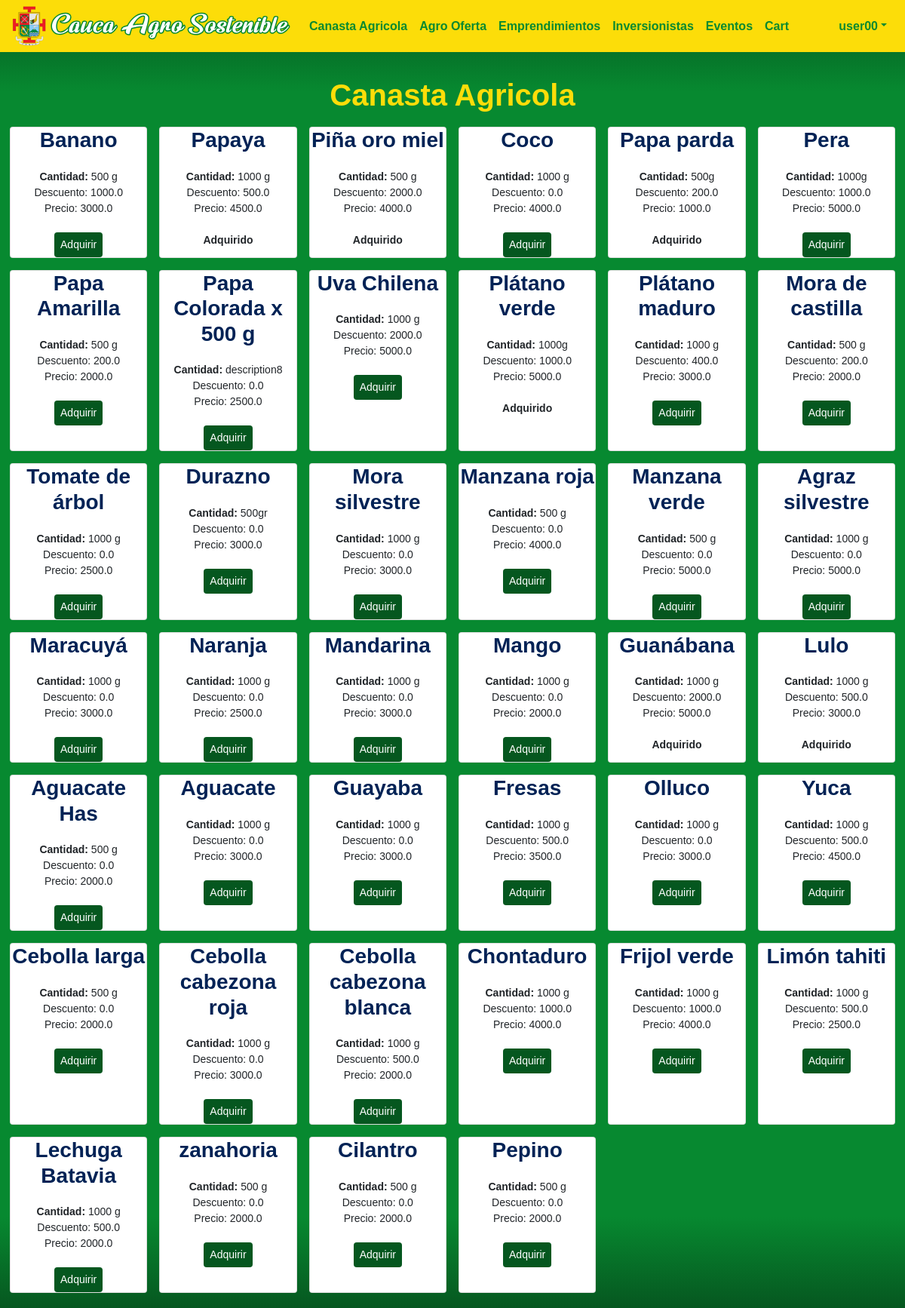
/canasta-agricola (signed in), run on the app's committed database.
### caucaSostenible/models.py (models this page shows)
class User(AbstractUser):
   pass

class Product(models.Model):
   name = models.CharField(max_length=60)
   price = models.FloatField()
   discount = models.FloatField()
   description = models.CharField(max_length=300)
   imgURL = models.CharField(max_length=300)

### caucaSostenible/views.py (the view)
# urls.py: path("canasta-agricola", views.farming_stocks_view, name="canasta-agricola"),
def farming_stocks_view(request):
    products = Product.objects.all()
    bill = Bill.objects.get(user=request.user)
    if bill:
        billDetails = serializers.serialize("json", BillDetail.objects.all().filter(bill=bill))
    return render(request, "general/canasta_agricola.html", {"products": products, "billDetails": billDetails})

### caucaSostenible/templates/general/canasta_agricola.html (shortened to what this page needs)
{% extends "general/layout.html" %}
{% load static %}
{% block body %}
<div id="main-container">
    <h1>
        <center>Canasta Agricola</center>
    </h1>
    <div class="form-row">
        {% for product in products %}
        <div class="col-12 col-sm-4 col-lg-2 p-2">
            <article class="card h-100 bg-sucess">
                <center>
                    <h3 class="title">{{product.name}}</h3>
                     <p><b>Cantidad:</b> {{product.description}}</p>
                    <p>Descuento: {{product.discount}}</p>
                    <p>Precio: {{product.price}}</p>
                    <br>
                    <button id="add-button-{{product.id}}" class="common-button"
                        onclick="addProduct('{{product.id}}')">Adquirir</button>
                    <p id="added-message-{{product.id}}" style="display: none"><b>Adquirido</b></p>
                </center>
            </article>
        </div>
        {% endfor %}
    </div>
</div>
{% endblock %}

### caucaSostenible/templates/general/layout.html (shortened to what this page needs)
{% load static %}
<!DOCTYPE html>
<html lang="en">
    <head>
        <link rel="stylesheet" href="https://stackpath.bootstrapcdn.com/bootstrap/4.1.3/css/bootstrap.min.css">
        <link href="{% static 'caucaSostenible/css/generalStyles.css' %}" rel="stylesheet">
        <link href="{% static 'caucaSostenible/css/styles.css' %}" rel="stylesheet">
    </head>
    <body>
        <nav class="navbar navbar-expand-lg background-color1">
            <a class="navbar-brand" href="{% url 'index' %}">
                <img src="{% static 'caucaSostenible/images/Cauca_sostenible_icon.svg' %}" width="370" height="53" alt="">
            </a>
            <div class="collapse navbar-collapse" id="navbarNav">
                <ul class="navbar-nav">
                    <li class="nav-item">
                        <a class="nav-link menu-option" href="{% url 'canasta-agricola' %}">Canasta Agricola</a>
                    </li>
                    <li class="nav-item">
                        <a class="nav-link menu-option" href="{% url 'agro-oferta' %}">Agro Oferta</a>
                    </li>
                    <li class="nav-item">
                        <a class="nav-link menu-option" href="{% url 'emprendimientos' %}">Emprendimientos</a>
                    </li>
                    <li class="nav-item">
                        <a class="nav-link menu-option" href="{% url 'inversionistas' %}">Inversionistas</a>
                    </li>
                    <li class="nav-item">
                        <a class="nav-link menu-option" href="{% url 'eventos' %}">Eventos</a>
                    </li>
                    {% if user.is_authenticated %}
                        <li class="nav-item">
                            <a class="nav-link menu-option" href="{% url 'cart' %}">Cart</a>
                        </li>
                    {% endif %}
                </ul>
                <ul class="navbar-nav ml-auto">
                    {% if user.is_authenticated %}
                        <li class="nav-item dropdown">
                            <a class="nav-link dropdown-toggle menu-option" href="#" id="navbarDropdown" role="button" data-toggle="dropdown" aria-haspopup="true" aria-expanded="false">{{ user }}</a>
                        </li>
                    {% else %}
                        <li class="nav-item">
                            <a class="nav-link menu-option" href="login">Log in</a>
                        </li>
                    {% endif %}
                </ul>
            </div>
        </nav>
        <br>
        {% block body %}
        {% endblock %}
    </body>
</html>

### caucaSostenible/static/caucaSostenible/css/generalStyles.css (style rules this page uses)
body { font-size: 14px; font-family: Arial, sans-serif; }

### caucaSostenible/static/caucaSostenible/css/styles.css (style rules this page uses)
a { color: #04521d; font-weight: bold; }
body { padding: 0px 0px; background: rgb(6,87,32); background: linear-gradient(180deg, rgba(6,87,32,1) 0%, rgba(7,137,48,1) 7%, rgba(7,137,48,1) 93%, rgba(6,87,32,1) 100%); }
h1 { color: #fcdd09; font-weight: bold; margin: 0 0 10px 0; }
h3 { color: #fcdd09; margin: 0 0 7px 0; }
.common-button { color: white; background: #05571f; border: none; border-radius: 4px; padding: 6px 8px; margin: 0 0; }
#main-container { padding: 12px 10px; }
.background-color1 { background-color: #fcdd09; }
p { margin: 0 0; }
.menu-option { color: #078930; font-size: 16px; font-weight: bold; }
.navbar-brand { padding: 0 0; }
ul { padding-left: 14px; margin: 0 0; }
html { min-height: 100%; }
.title { color: #002255; font-weight: bold; margin-bottom: 0px }

### data on the page
User: username "user00"
Product: name "Banano", description "500 g", discount "1000.0", price "3000.0"
Product: name "Papaya", description "1000 g", discount "500.0", price "4500.0"
Product: name "Piña oro miel", description "500 g", discount "2000.0", price "4000.0"
Product: name "Coco", description "1000 g", discount "0.0", price "4000.0"
Product: name "Papa parda", description "500g", discount "200.0", price "1000.0"
Product: name "Pera", description "1000g", discount "1000.0", price "5000.0"
Product: name "Papa Amarilla", description "500 g", discount "200.0", price "2000.0"
Product: name "Papa Colorada x 500 g", description "description8", discount "0.0", price "2500.0"
Product: name "Uva Chilena", description "1000 g", discount "2000.0", price "5000.0"
Product: name "Plátano verde", description "1000g", discount "1000.0", price "5000.0"
Product: name "Plátano maduro", description "1000 g", discount "400.0", price "3000.0"
Product: name "Mora de castilla", description "500 g", discount "200.0", price "2000.0"
Product: name "Tomate de árbol", description "1000 g", discount "0.0", price "2500.0"
Product: name "Durazno", description "500gr", discount "0.0", price "3000.0"
Product: name "Mora silvestre", description "1000 g", discount "0.0", price "3000.0"
Product: name "Manzana roja", description "500 g", discount "0.0", price "4000.0"
Product: name "Manzana verde", description "500 g", discount "0.0", price "5000.0"
Product: name "Agraz silvestre", description "1000 g", discount "0.0", price "5000.0"
Product: name "Maracuyá", description "1000 g", discount "0.0", price "3000.0"
Product: name "Naranja", description "1000 g", discount "0.0", price "2500.0"
Product: name "Mandarina", description "1000 g", discount "0.0", price "3000.0"
Product: name "Mango", description "1000 g", discount "0.0", price "2000.0"
Product: name "Guanábana", description "1000 g", discount "2000.0", price "5000.0"
Product: name "Lulo", description "1000 g", discount "500.0", price "3000.0"
Product: name "Aguacate Has", description "500 g", discount "0.0", price "2000.0"
Product: name "Aguacate", description "1000 g", discount "0.0", price "3000.0"
Product: name "Guayaba", description "1000 g", discount "0.0", price "3000.0"
Product: name "Fresas", description "1000 g", discount "500.0", price "3500.0"
Product: name "Olluco", description "1000 g", discount "0.0", price "3000.0"
Product: name "Yuca", description "1000 g", discount "500.0", price "4500.0"
Product: name "Cebolla larga", description "500 g", discount "0.0", price "2000.0"
Product: name "Cebolla cabezona roja", description "1000 g", discount "0.0", price "3000.0"
Product: name "Cebolla cabezona blanca", description "1000 g", discount "500.0", price "2000.0"
Product: name "Chontaduro", description "1000 g", discount "1000.0", price "4000.0"
Product: name "Frijol verde", description "1000 g", discount "1000.0", price "4000.0"
Product: name "Limón tahiti", description "1000 g", discount "500.0", price "2500.0"
Product: name "Lechuga Batavia", description "1000 g", discount "500.0", price "2000.0"
Product: name "zanahoria", description "500 g", discount "0.0", price "2000.0"
Product: name "Cilantro", description "500 g", discount "0.0", price "2000.0"
Product: name "Pepino", description "500 g", discount "0.0", price "2000.0"
